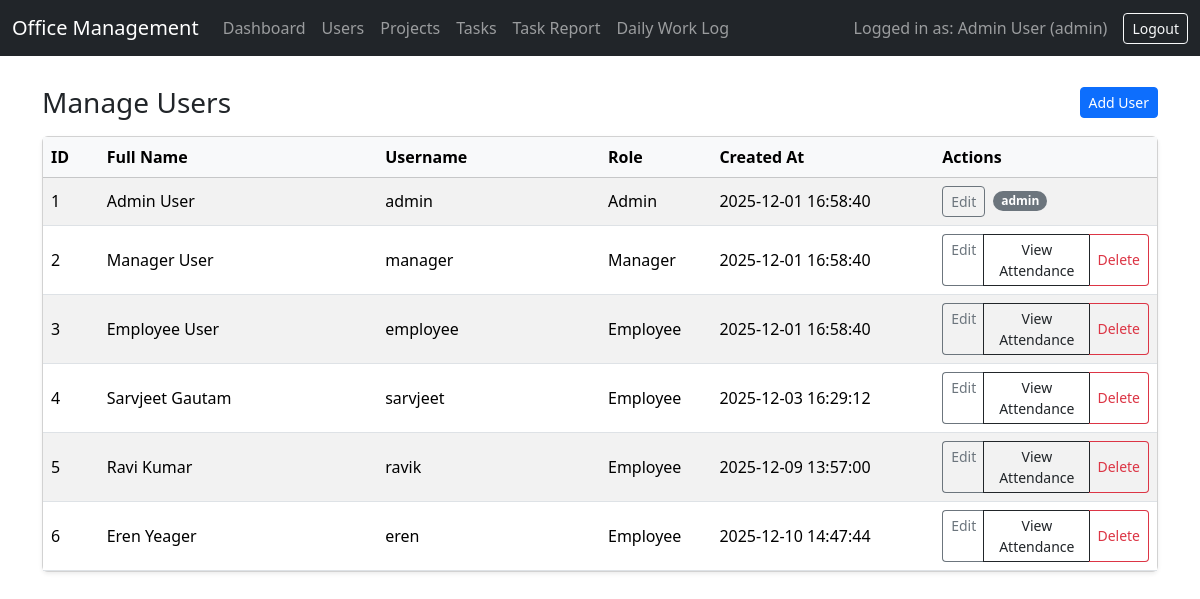
The page /manage_users.php (signed in) on the database its author committed.
### tables this page shows
CREATE TABLE `users` (
  `id` int(11) NOT NULL,
  `full_name` varchar(100) NOT NULL,
  `first_name` varchar(100) DEFAULT NULL,
  `last_name` varchar(100) DEFAULT NULL,
  `username` varchar(50) NOT NULL,
  `email` varchar(191) DEFAULT NULL,
  `mobile` varchar(20) DEFAULT NULL,
  `phone` varchar(20) DEFAULT NULL,
  `address` text DEFAULT NULL,
  `social_facebook` varchar(191) DEFAULT NULL,
  `social_linkedin` varchar(191) DEFAULT NULL,
  `social_instagram` varchar(191) DEFAULT NULL,
  `social_twitter` varchar(191) DEFAULT NULL,
  `social_other` varchar(191) DEFAULT NULL,
  `profile_image` varchar(191) DEFAULT NULL,
  `password` varchar(255) NOT NULL,
  `role` enum('admin','manager','employee') NOT NULL DEFAULT 'employee',
  `created_at` datetime NOT NULL DEFAULT current_timestamp()
);

### manage_users.php (the view, shortened to what this page needs)
<?php
require_once 'config.php';
$users = [];
$stmt = $mysqli->prepare('SELECT id, full_name, username, role, created_at FROM users ORDER BY id ASC');
if ($stmt) {
    $stmt->execute();
    $result = $stmt->get_result();
    while ($row = $result->fetch_assoc()) {
        $users[] = $row;
    }
}
include 'header.php';
?>
<div class="d-flex justify-content-between align-items-center mt-3 mb-3">
  <h3 class="mb-0">Manage Users</h3>
  <a href="add_user.php" class="btn btn-primary btn-sm">Add User</a>
</div>
<div class="card shadow-sm">
  <div class="card-body p-0">
    <div class="table-responsive">
      <table class="table table-striped table-hover mb-0 align-middle">
        <thead class="table-light">
          <tr>
            <th style="width: 5%;">ID</th>
            <th style="width: 25%;">Full Name</th>
            <th style="width: 20%;">Username</th>
            <th style="width: 10%;">Role</th>
            <th style="width: 20%;">Created At</th>
            <th style="width: 20%;">Actions</th>
          </tr>
        </thead>
        <tbody>
        <?php if (!$users): ?>
          <tr>
            <td colspan="6" class="text-center text-muted py-3">No users found.</td>
          </tr>
        <?php else: ?>
          <?php foreach ($users as $u): ?>
            <tr>
              <td><?php echo (int)$u['id']; ?></td>
              <td><?php echo htmlspecialchars($u['full_name']); ?></td>
              <td><?php echo htmlspecialchars($u['username']); ?></td>
              <td class="text-capitalize"><?php echo htmlspecialchars($u['role']); ?></td>
              <td><?php echo htmlspecialchars($u['created_at']); ?></td>
              <td>
				  <?php if ($u['role'] === 'admin'): ?>
					<a href="edit_user.php?id=<?php echo (int)$u['id']; ?>"
					   class="btn btn-outline-secondary btn-sm me-1">
					  Edit
					</a>
					<?php if ((int)$u['id'] === (int)($_SESSION['user_id'] ?? 0)): ?>
								<span class="badge rounded-pill bg-secondary align-middle">
								  admin
								</span>
					<?php endif; ?>
				  <?php else: ?>
					<div class="btn-group btn-group-sm" role="group">
					  <a href="edit_user.php?id=<?php echo (int)$u['id']; ?>"
						 class="btn btn-outline-secondary"
						style="border-right:none;" >
						Edit
					  </a>
					  <a href="attendance.php?user_id=<?php echo (int)$u['id']; ?>"
						 class="btn btn-outline-dark">
						View Attendance
					  </a>
					  <?php if ((int)$u['id'] !== (int)($_SESSION['user_id'] ?? 0)): ?>
						<button type="submit"
								form="delete-user-<?php echo (int)$u['id']; ?>"
								class="btn btn-outline-danger"
								style="border-left:none;"
								onclick="return confirm('Are you sure you want to delete this user?');">
						  Delete
						</button>
					  <?php endif; ?>
					</div>
				  <?php endif; ?>
				</td>
            </tr>
          <?php endforeach; ?>
        <?php endif; ?>
        </tbody>
      </table>
    </div>
  </div>
</div>
<?php include 'footer.php'; ?>

### rows shown on the page
users: id "1", full_name "Admin User", username "admin", role "Admin", created_at "2025-12-01 16:58:40"
users: id "2", full_name "Manager User", username "manager", role "Manager", created_at "2025-12-01 16:58:40"
users: id "3", full_name "Employee User", username "employee", role "Employee", created_at "2025-12-01 16:58:40"
users: id "4", full_name "Sarvjeet Gautam", username "sarvjeet", role "Employee", created_at "2025-12-03 16:29:12"
users: id "5", full_name "Ravi Kumar", username "ravik", role "Employee", created_at "2025-12-09 13:57:00"
users: id "6", full_name "Eren Yeager", username "eren", role "Employee", created_at "2025-12-10 14:47:44"

### other values the page prints
$_SESSION['full_name'] "Admin User"
$_SESSION['role'] "admin"
